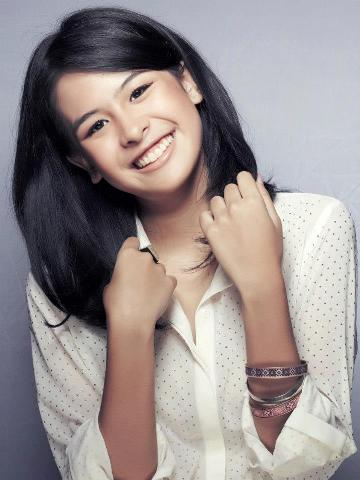
#> input picture fourier/maudy.jpg, 360 x 480 px
$ jupyter execute --allow-errors basic-image-transform.ipynb   (older library calls are emulated)
#> lines starting #> are read from the running program, lines starting #| are printed output that depends on the picture
[cell 1]
import cv2
import numpy as np
from skimage.measure import compare_ssim
from matplotlib import pyplot as plt

[cell 2]
img = cv2.imread('maudy.jpg',0)
#> img: shape (480, 360); min 0, max 255, mean 147.1

# Transforming
f = np.fft.fft2(img)
fshift = np.fft.fftshift(f)
magnitude_spectrum = 20*np.log(np.abs(fshift))
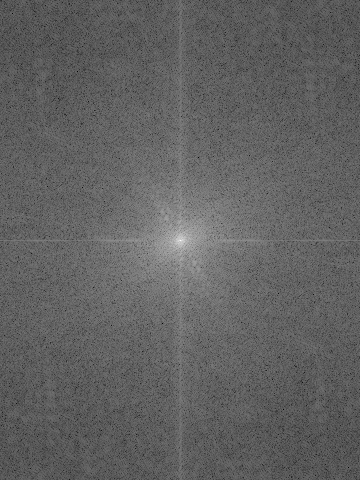
#> magnitude_spectrum: shape (480, 360) float64; min 45.42, max 341, mean 159; drawn with min black and max white

# Showing
plt.figure(figsize=(12 * 2, 9))
plt.axis('off')
# plt.suptitle('Original Image and Fourier Transform')
img_and_magnitude = np.concatenate((magnitude_spectrum, img), axis=1)
plt.imshow(img_and_magnitude, cmap = 'gray')
plt.show()

[cell 3]
# Masking
rows, cols = img.shape
#> rows = 480; cols = 360
crow,ccol = int(rows/2), int(cols/2)
#> crow = 240; ccol = 180
rmax = 70
hpf_fshift = np.copy(fshift)
hpf_fshift[crow-rmax:crow+rmax, ccol-rmax:ccol+rmax] = 1
hpf_magnitude_spectrum = 20*np.log(np.abs(hpf_fshift))
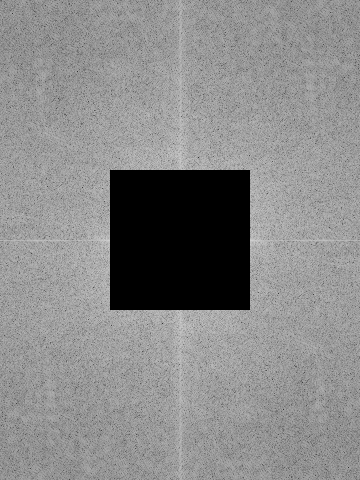
#> hpf_magnitude_spectrum: shape (480, 360) float64; min 0, max 208.2, mean 137.9

# Inverting
hpf_ishift = np.fft.ifftshift(hpf_fshift)
hpf_img = np.fft.ifft2(hpf_ishift)
hpf_img = np.abs(hpf_img)

# Show result
plt.figure(figsize=(12 * 2, 9))
# plt.suptitle('Original Image with High Pass Filter')
plt.axis('off')
hpf_img_and_magnitude = np.concatenate((hpf_magnitude_spectrum, hpf_img), axis=1)
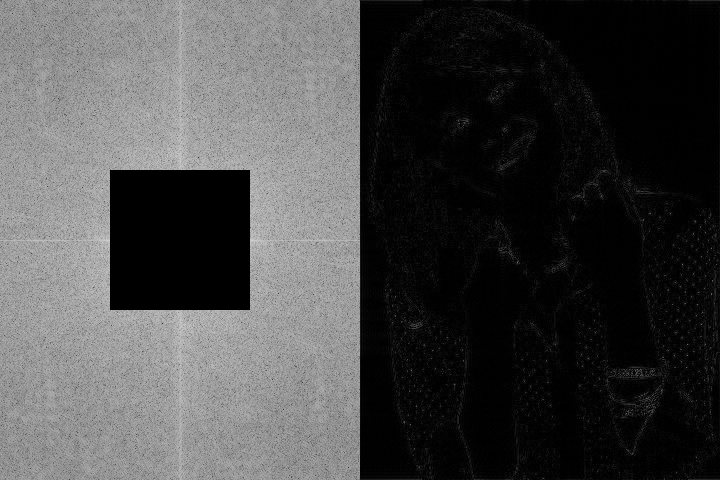
#> hpf_img_and_magnitude: shape (480, 720) float64; min 0, max 208.2, mean 71.4
plt.imshow(hpf_img_and_magnitude, cmap = 'gray')
plt.show()

[cell 4]
# Masking
rows, cols = img.shape
crow,ccol = int(rows/2), int(cols/2)
rmin = 30
lpf_fshift = np.copy(fshift)
lpf_fshift[0:crow-rmin] = 1
lpf_fshift[:, 0:ccol-rmin] = 1
lpf_fshift[crow+rmin:rows] = 1
lpf_fshift[:, ccol+rmin:cols] = 1
lpf_magnitude_spectrum = 20*np.log(np.abs(lpf_fshift))
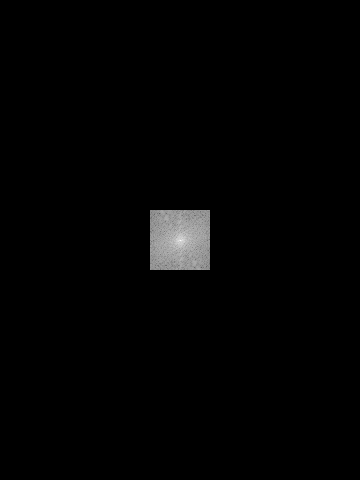
#> lpf_magnitude_spectrum: shape (480, 360) float64; min 0, max 341, mean 4.4; drawn with min black and max white

# Inverting
lpf_ishift = np.fft.ifftshift(lpf_fshift)
lpf_img = np.fft.ifft2(lpf_ishift)
lpf_img = np.abs(lpf_img)
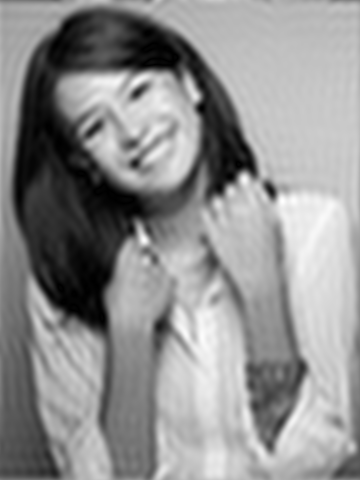
#> lpf_img: shape (480, 360) float64; min 0.0408, max 260.4, mean 147.2; drawn with min black and max white

# Show result
plt.figure(figsize=(12 * 2, 9))
# plt.suptitle('Original Image with Low Pass Filter')
plt.axis('off')
lpf_img_and_magnitude = np.concatenate((lpf_magnitude_spectrum, lpf_img), axis=1)
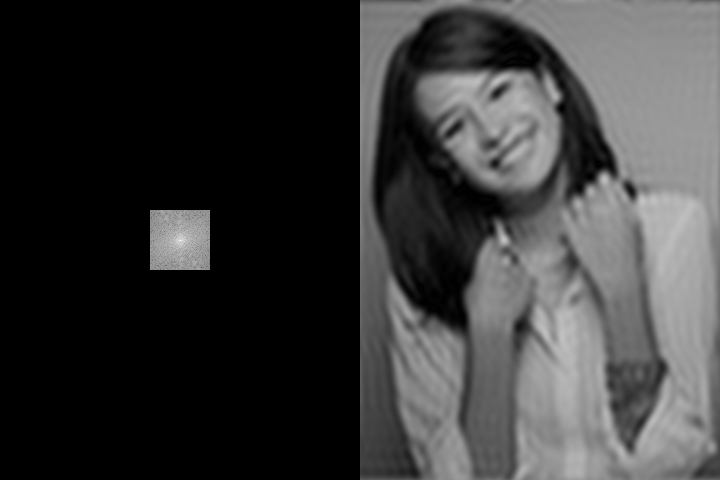
#> lpf_img_and_magnitude: shape (480, 720) float64; min 0, max 341, mean 75.8; drawn with min black and max white
plt.imshow(lpf_img_and_magnitude, cmap = 'gray')
plt.show()

[cell 5]
# Masking
rows, cols = img.shape
crow,ccol = int(rows/2), int(cols/2)
ymin, ymax = int(2*rows/8), int(3*rows/8)
#> ymin = 120; ymax = 180
xmin, xmax = int(2*cols/8), int(3*cols/8)
#> xmin = 90; xmax = 135
xpf_fshift = np.copy(fshift)
xpf_fshift[crow-ymax:crow-ymin, ccol-xmax:ccol+xmax] = 1
xpf_fshift[crow+ymin:crow+ymax, ccol-xmax:ccol+xmax] = 1
xpf_fshift[crow-ymax:crow+ymax, ccol-xmax:ccol-xmin] = 1
xpf_fshift[crow-ymax:crow+ymax, ccol+xmin:ccol+xmax] = 1
xpf_magnitude_spectrum = 20*np.log(np.abs(xpf_fshift))
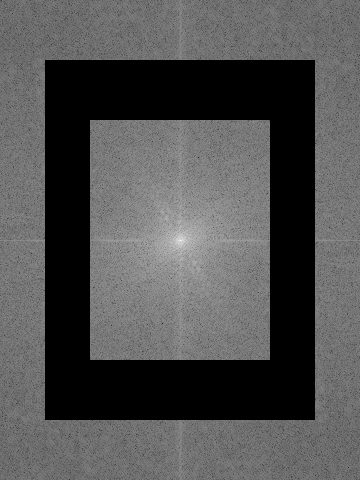
#> xpf_magnitude_spectrum: shape (480, 360) float64; min 0, max 341, mean 109.9; drawn with min black and max white

# Inverting
xpf_ishift = np.fft.ifftshift(xpf_fshift)
xpf_img = np.fft.ifft2(xpf_ishift)
xpf_img = np.abs(xpf_img)

# Show result
plt.figure(figsize=(12 * 2, 9))
# plt.suptitle('Original Image with Anti-Band Pass Filter')
plt.axis('off')
xpf_img_and_magnitude = np.concatenate((xpf_magnitude_spectrum, xpf_img), axis=1)
plt.imshow(xpf_img_and_magnitude, cmap = 'gray')
plt.show()

# Calculate differenct
#> (the rest of this cell did not finish here and is left out)

[cell 6]
# Masking
rows, cols = img.shape
crow,ccol = int(rows/2), int(cols/2)
nepf_fshift = np.copy(fshift)
nepf_fshift[0:crow, ccol:cols] = 1
nepf_magnitude_spectrum = 20*np.log(np.abs(nepf_fshift))
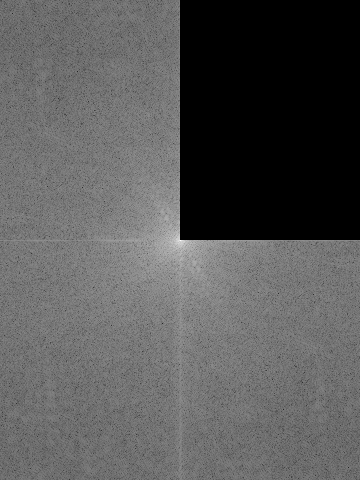
#> nepf_magnitude_spectrum: shape (480, 360) float64; min 0, max 341, mean 119.2; drawn with min black and max white

# Inverting
nepf_ishift = np.fft.ifftshift(nepf_fshift)
nepf_img = np.fft.ifft2(nepf_ishift)
nepf_img = np.abs(nepf_img)
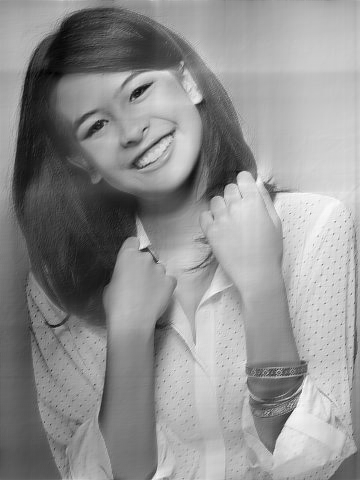
#> nepf_img: shape (480, 360) float64; min 2.98, max 259.7, mean 149.3; drawn with min black and max white

# Show result
plt.figure(figsize=(12 * 2, 9))
# plt.suptitle('Original Image with North East Pass Filter')
plt.axis('off')
nepf_img_and_magnitude = np.concatenate((nepf_magnitude_spectrum, nepf_img), axis=1)
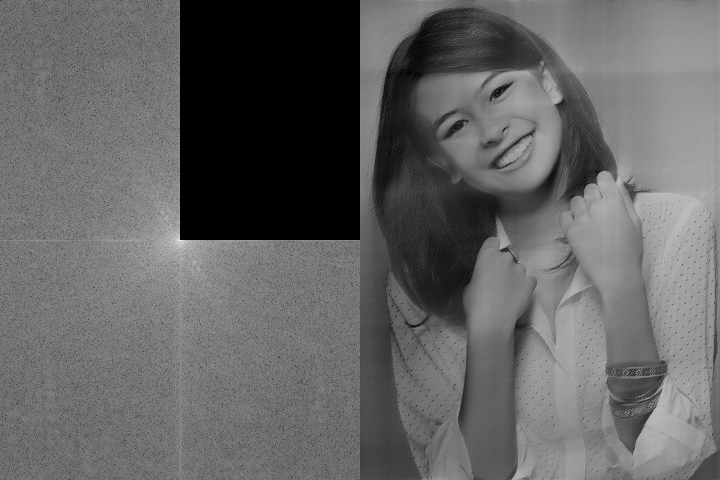
#> nepf_img_and_magnitude: shape (480, 720) float64; min 0, max 341, mean 134.2; drawn with min black and max white
plt.imshow(nepf_img_and_magnitude, cmap = 'gray')
plt.show()

# Calculate differenct
#> (the rest of this cell did not finish here and is left out)

$ run again, with fourier/anti-band-pass-filtering.png saved as fourier/maudy.jpg
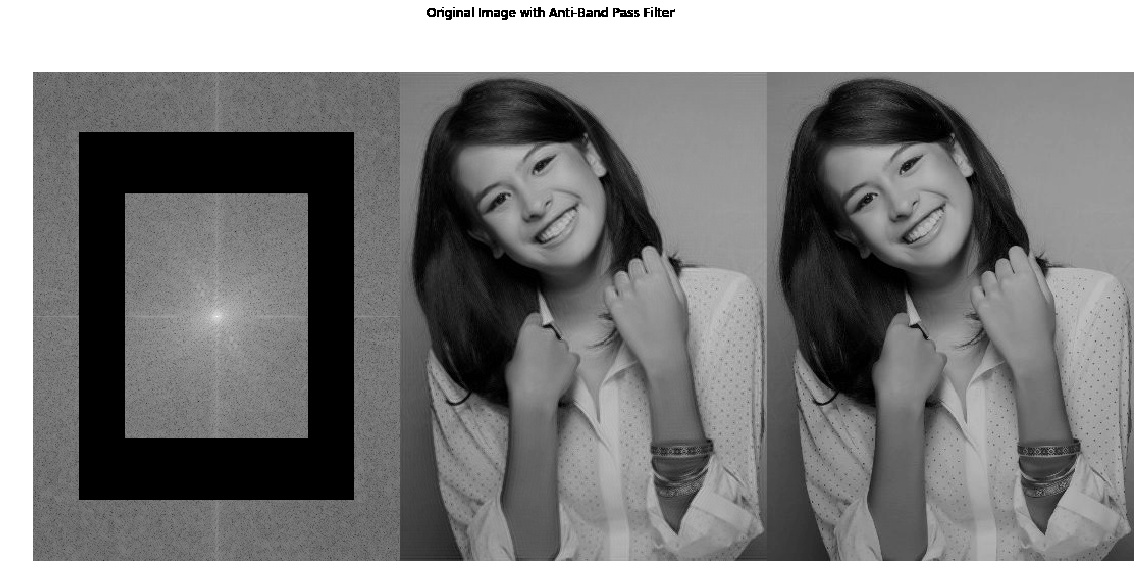
#> input picture fourier/anti-band-pass-filtering.png, 1141 x 585 px
#> img is the input picture: shape (585, 1141); min 0, max 255, mean 129.9
#> `nepf_img = np.abs(nepf_img)`:
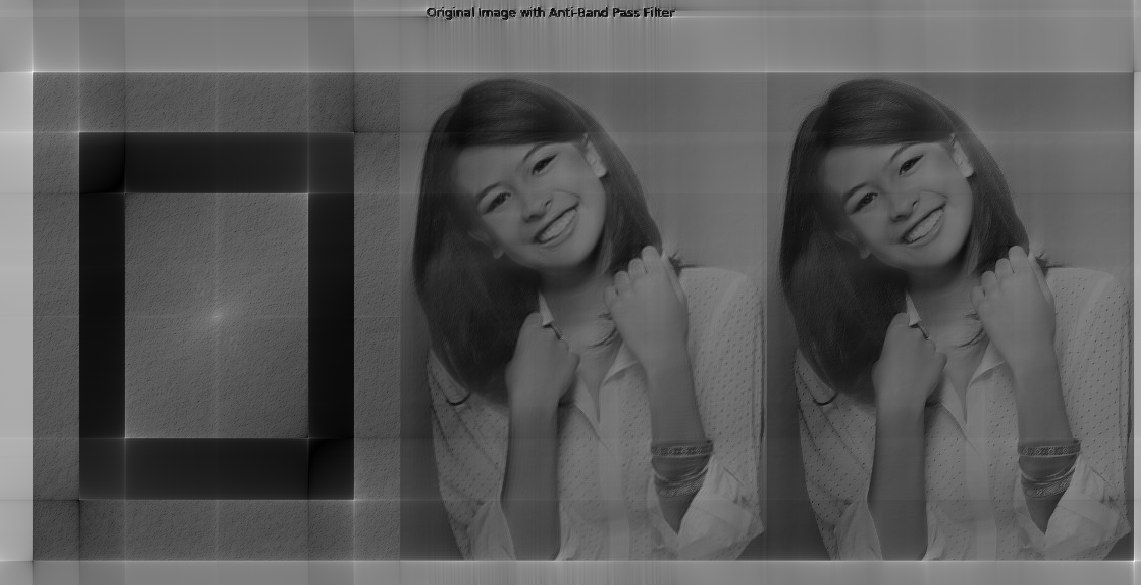
#> nepf_img: shape (585, 1141) float64; min 0.0879, max 384.4, mean 134.4; drawn with min black and max white
#> `nepf_img_and_magnitude = np.concatenate((nepf_magnitude_spectrum, nepf..`:
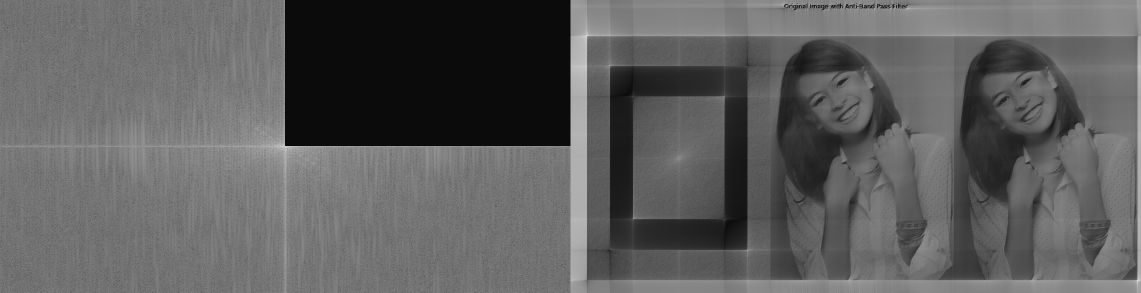
#> nepf_img_and_magnitude: shape (585, 2282) float64 (shown at 1/2 size); min -18.11, max 384.4, mean 131.5; drawn with min black and max white

$ run again, with fourier/image_fourier_transform.png saved as fourier/maudy.jpg
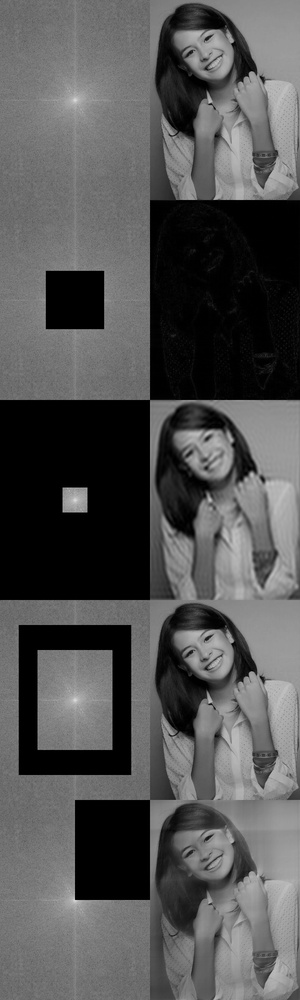
#> input picture fourier/image_fourier_transform.png, 300 x 1000 px, shrunk from 720 x 2400 before the run
#> img is the input picture: shape (1000, 300); min 0, max 218, mean 84.1
#> `nepf_img_and_magnitude = np.concatenate((nepf_magnitude_spectrum, nepf..`:
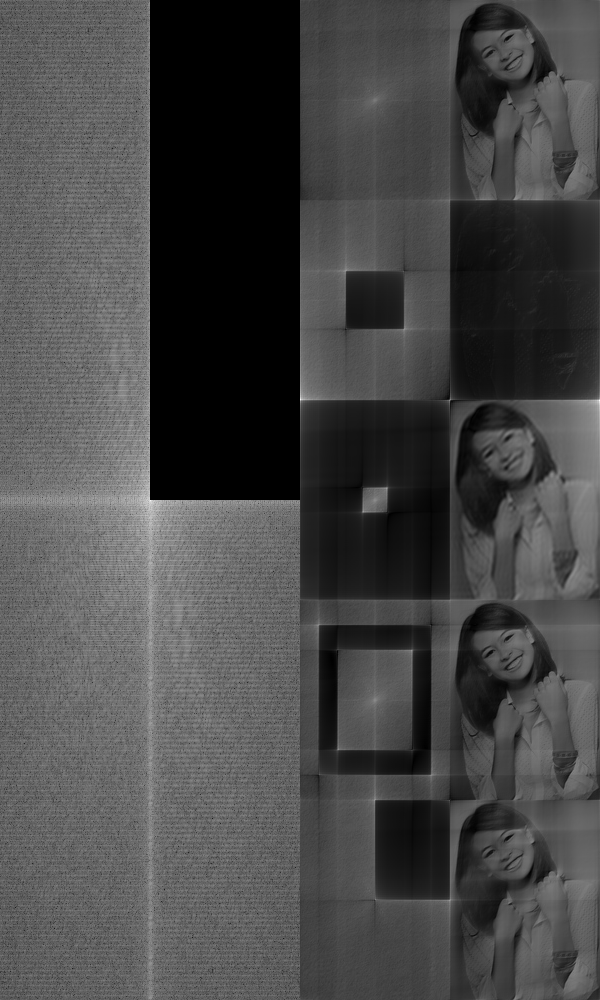
#> nepf_img_and_magnitude: shape (1000, 600) float64; min 0, max 354.7, mean 100.4; drawn with min black and max white
